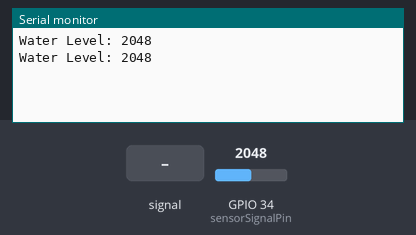
The sketch below on a simulated ESP32. Parts: the last lines printed to the serial monitor. The inputs (shaded band) are chosen by the test bench; at power-on: GPIO 34 (sensorSignalPin) = 2048.

Above: at 1.8 s.
1.9 s: GPIO 34 (sensorSignalPin) fed a 200 Hz sine of ±327 counts around its level
At 2.7 s:
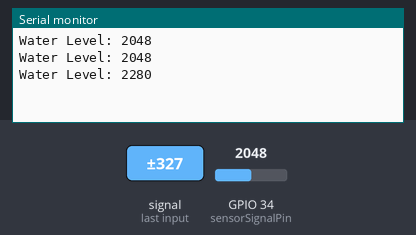
3.4 s: GPIO 34 (sensorSignalPin) set to 2866
At 4.7 s:
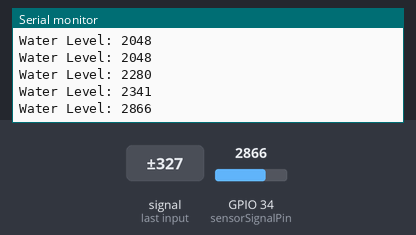
4.9 s: GPIO 34 (sensorSignalPin) fed a 1000 Hz sine of ±1023 counts around its level
At 5.8 s:
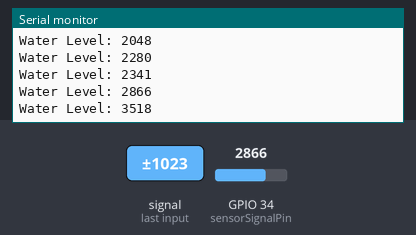
6.4 s: GPIO 34 (sensorSignalPin) set to 3603
At 7.7 s:
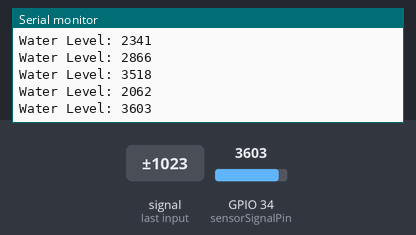
Timing chart, 0 to 8.9 s (numbered marks = the images above; inputs shaded):
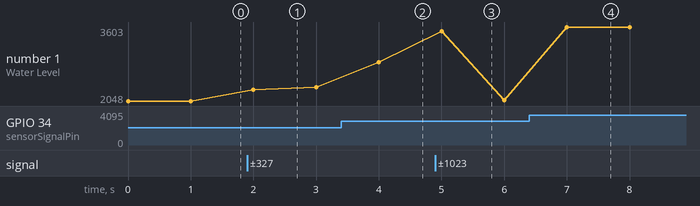

Measured:
- after the input at 1.9 s, the serial monitor: prints a new line after 0.10 s (image 1)
- after the input at 3.4 s, the serial monitor: prints a new line after 0.60 s (image 2)
- after the input at 4.9 s, the serial monitor: prints a new line after 0.10 s (image 3)
- after the input at 6.4 s, the serial monitor: prints a new line after 0.60 s (image 4)
- plotted number 1: 2048 → 2341 after the input at 1.9 s, 2341 → 2866 after the input at 3.4 s, 2866 → 2062 after the input at 4.9 s, 2062 → 3603 after the input at 6.4 s

The sketch:

Lab2a.ino
```cpp
// Define sensor power pin and signal pin
int sensorPowerPin = 4; // Replace X with the actual GPIO pin connected to the sensor power
int sensorSignalPin = 34; // Replace Y with the actual GPIO pin connected to the sensor signal

void setup() {
  // Begin serial communication
  Serial.begin(115200);

  // Declare sensor power pin as a digital output pin and set it to LOW
  pinMode(sensorPowerPin, OUTPUT);
  digitalWrite(sensorPowerPin, LOW);
}

void loop() {
  // Power on the water level sensor
  digitalWrite(sensorPowerPin, HIGH);

  // Read the sensor value using analogRead
  int sensorValue = analogRead(sensorSignalPin);

  // Print the value on the serial monitor
  Serial.print("Water Level: ");
  Serial.println(sensorValue);

  // Power off the water level sensor
  digitalWrite(sensorPowerPin, LOW);

  // Delay or other operations as needed
  delay(1000);
}
```
